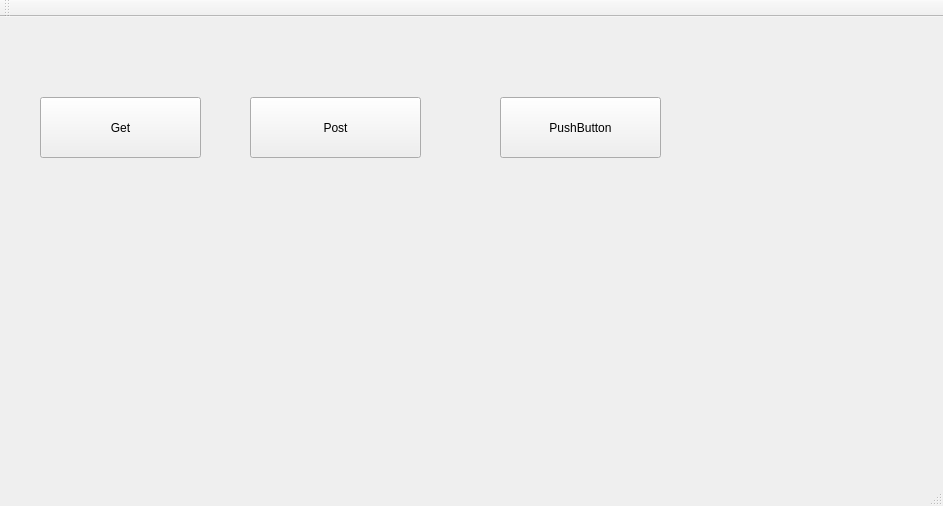
<?xml version="1.0" encoding="UTF-8"?>
<ui version="4.0">
 <class>MainWindow</class>
 <widget class="QMainWindow" name="MainWindow">
  <property name="geometry">
   <rect>
    <x>0</x>
    <y>0</y>
    <width>943</width>
    <height>506</height>
   </rect>
  </property>
  <property name="windowTitle">
   <string>MainWindow</string>
  </property>
  <widget class="QWidget" name="centralWidget">
   <widget class="QPushButton" name="btnGet">
    <property name="geometry">
     <rect>
      <x>40</x>
      <y>80</y>
      <width>161</width>
      <height>61</height>
     </rect>
    </property>
    <property name="text">
     <string>Get</string>
    </property>
   </widget>
   <widget class="QPushButton" name="btnPost">
    <property name="geometry">
     <rect>
      <x>250</x>
      <y>80</y>
      <width>171</width>
      <height>61</height>
     </rect>
    </property>
    <property name="text">
     <string>Post</string>
    </property>
   </widget>
   <widget class="QPushButton" name="pushButton_3">
    <property name="geometry">
     <rect>
      <x>500</x>
      <y>80</y>
      <width>161</width>
      <height>61</height>
     </rect>
    </property>
    <property name="text">
     <string>PushButton</string>
    </property>
   </widget>
   <widget class="QLabel" name="lblTxt">
    <property name="geometry">
     <rect>
      <x>50</x>
      <y>210</y>
      <width>671</width>
      <height>41</height>
     </rect>
    </property>
    <property name="text">
     <string/>
    </property>
   </widget>
  </widget>
  <widget class="QMenuBar" name="menuBar">
   <property name="geometry">
    <rect>
     <x>0</x>
     <y>0</y>
     <width>943</width>
     <height>22</height>
    </rect>
   </property>
  </widget>
  <widget class="QToolBar" name="mainToolBar">
   <attribute name="toolBarArea">
    <enum>TopToolBarArea</enum>
   </attribute>
   <attribute name="toolBarBreak">
    <bool>false</bool>
   </attribute>
  </widget>
  <widget class="QStatusBar" name="statusBar"/>
 </widget>
 <layoutdefault spacing="6" margin="11"/>
 <resources/>
 <connections/>
</ui>
